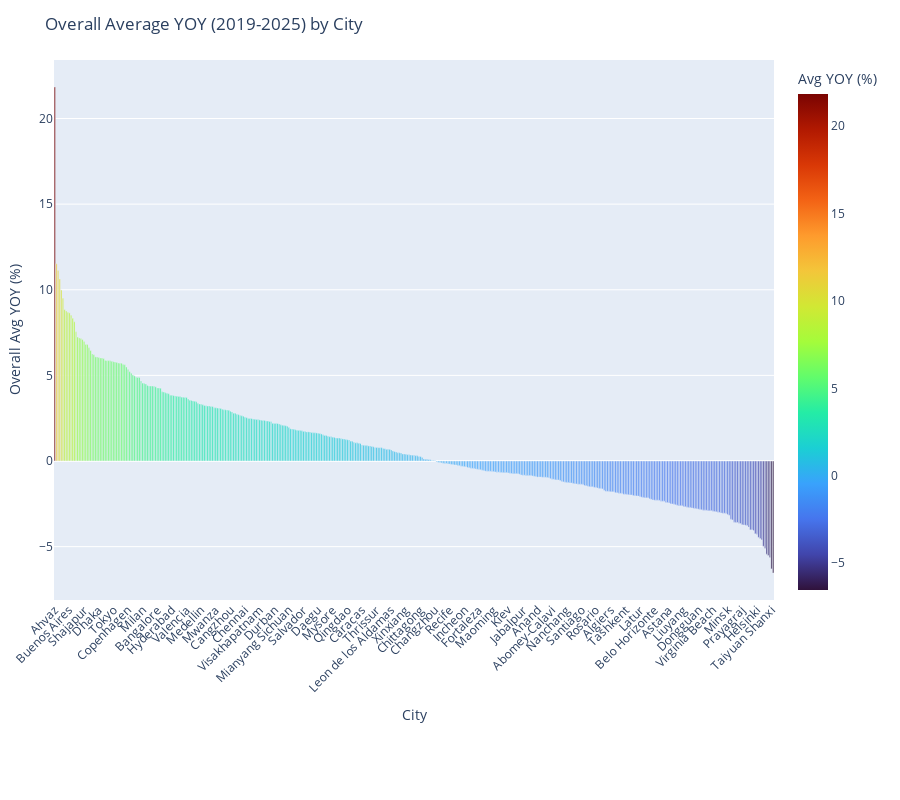

The notebook cell this image was saved under:
### Code cell
# Add total revenue & circulation per city for better insights
city_summary = (
    city_revenue.groupby('city', as_index=False)
    .agg({
        'ad_revenue_inr': 'sum',
        'Net_Circulation': 'sum',
        'Overall_AVG_YOY(2019-2025)': 'first'  # same for all rows of a city
    })
    .round(2)
)

fig = px.bar(
    city_summary,
    x='city',
    y='Overall_AVG_YOY(2019-2025)',
    title='Overall Average YOY (2019-2025) by City',
    labels={'city': 'City', 'Overall_AVG_YOY(2019-2025)': 'Overall Avg YOY (%)'},
    height=800,
    color='Overall_AVG_YOY(2019-2025)',
    color_continuous_scale='Turbo',
    hover_data={
        'ad_revenue_inr': ':.0f',
        'Net_Circulation': ':.0f',
        'Overall_AVG_YOY(2019-2025)': ':.2f',
        'city': True
    }
)

# Layout improvements
fig.update_layout(
    xaxis=dict(tickangle=-45, categoryorder='total descending'),
    yaxis=dict(title='Overall Avg YOY (%)'),
    margin=dict(l=40, r=40, t=60, b=200),
    coloraxis_colorbar=dict(title="Avg YOY (%)")
)

fig.show()

### Figure 1 — Plotly figure (JSON) as saved in the notebook; plotly's stock layout.template omitted (floating-point values rounded to 4 significant figures; data arrays with more than 128 entries replaced by an {"elided": "..."} marker saying what was removed)
{"data": [{"alignmentgroup": "True", "customdata": {"elided": "443x2 int values"}, "hovertemplate": "City=%{x}<br>Overall Avg YOY (%)=%{marker.color:.2f}<br>ad_revenue_inr=%{customdata[0]:.0f}<br>Net_Circulation=%{customdata[1]:.0f}<extra></extra>", "legendgroup": "", "marker": {"color": {"elided": "443 float values"}, "coloraxis": "coloraxis", "pattern": {"shape": ""}}, "name": "", "offsetgroup": "", "orientation": "v", "showlegend": false, "textposition": "auto", "type": "bar", "x": {"elided": "443 str values"}, "xaxis": "x", "y": {"elided": "443 float values"}, "yaxis": "y"}], "layout": {"barmode": "relative", "coloraxis": {"colorbar": {"title": {"text": "Avg YOY (%)"}}, "colorscale": [[0, "#30123b"], [0.07143, "#4145ab"], [0.1429, "#4675ed"], [0.2143, "#39a2fc"], [0.2857, "#1bcfd4"], [0.3571, "#24eca6"], [0.4286, "#61fc6c"], [0.5, "#a4fc3b"], [0.5714, "#d1e834"], [0.6429, "#f3c63a"], [0.7143, "#fe9b2d"], [0.7857, "#f36315"], [0.8571, "#d93806"], [0.9286, "#b11901"], [1, "#7a0402"]]}, "height": 800, "legend": {"tracegroupgap": 0}, "margin": {"b": 200, "l": 40, "r": 40, "t": 60}, "title": {"text": "Overall Average YOY (2019-2025) by City"}, "xaxis": {"anchor": "y", "categoryorder": "total descending", "domain": [0, 1], "tickangle": -45, "title": {"text": "City"}}, "yaxis": {"anchor": "x", "domain": [0, 1], "title": {"text": "Overall Avg YOY (%)"}}}}
